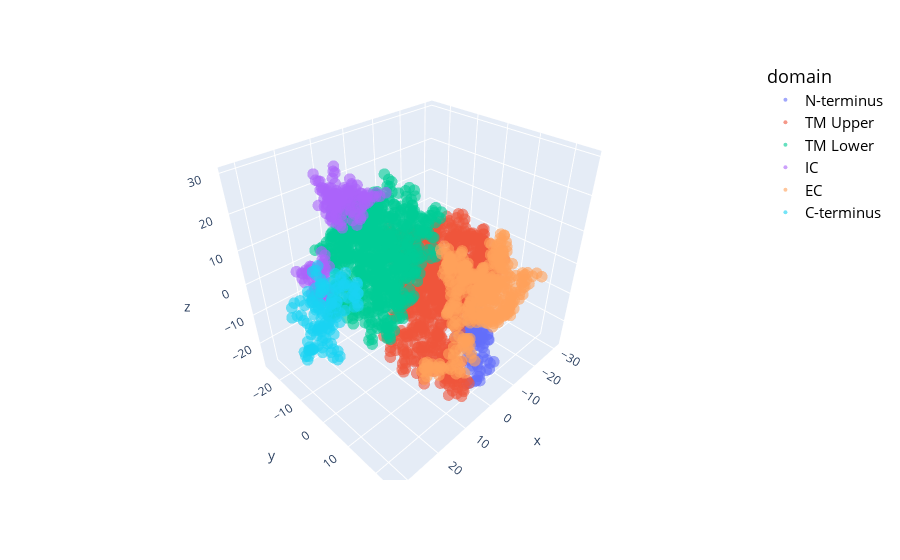

Notebook source saved alongside this figure:
### Code cell
# using backbone here to plot cryoEM as backbone is easier to strategies and visualize 
fig = px.scatter_3d(cryoEM_df, x='x', y='y', z='z',
              color='domain')
fig.update_traces(marker_size=4, opacity = 0.6)
fig.update_layout(
    legend=dict(
        font=dict(
            size=15,
            color="black"
        )
    )
)
fig.show()

### Figure 1 — Plotly figure (JSON) as saved in the notebook; plotly's stock layout.template omitted (floating-point values rounded to 4 significant figures; data arrays with more than 128 entries replaced by an {"elided": "..."} marker saying what was removed)
{"data": [{"hovertemplate": "domain=N-terminus<br>x=%{x}<br>y=%{y}<br>z=%{z}<extra></extra>", "legendgroup": "N-terminus", "marker": {"color": "#636efa", "size": 4, "symbol": "circle"}, "mode": "markers", "name": "N-terminus", "opacity": 0.6, "scene": "scene", "showlegend": true, "type": "scatter3d", "x": [-19.36, -18.83, -17.51, -17.43, -19.85, -16.48, -15.15, -15.04, -16.0, -14.09, -14.28, -14.18, -13.84, -13.54, -12.41, -11.61, -13.15, -14.29, -15.21, -14.44, -16.25, -15.49, -16.4, -12.35, -11.32, -10.47, -11.0, -11.94, -10.98, -10.15, -11.73, -9.15, -8.206, -7.576, -7.023, -7.126, -7.613, -6.441, -8.406, -7.659, -7.04, -5.63, -4.796, -7.889, -8.07, -9.248, -5.347, -4.011, -3.654, -4.51, -2.35, -1.808, -2.029, -1.556, -0.3144, -0.08937, 0.2296, 1.373, -2.726, -2.782, -1.385, -0.5394, -3.667, -4.468, -3.563, -1.146, 0.1516, 1.024, 2.042, 0.6586, 1.412, 1.293, 2.056, 0.9436, -0.5114, -0.6924, -0.9794, 0.3526, 0.2096, 1.486, 1.582, -0.9444, -0.8384, -1.645, -1.966, -1.959, 2.461, 3.733, 4.672, 5.822, 4.388], "y": [4.517, 5.896, 5.854, 5.299, 6.743, 6.448, 6.439, 7.523, 8.226, 6.631, 7.899, 5.524, 7.657, 8.659, 9.558, 9.175, 8.014, 7.358, 8.116, 5.984, 7.517, 5.379, 6.147, 10.76, 11.74, 11.99, 12.22, 13.05, 14.18, 13.8, 15.47, 11.94, 12.11, 13.5, 13.86, 11.03, 9.583, 8.624, 9.323, 14.27, 15.59, 15.55, 16.38, 16.55, 16.0, 16.77, 14.6, 14.47, 15.6, 16.24, 15.83, 16.82, 18.22, 18.5, 16.58, 15.16, 17.63, 14.78, 19.11, 20.5, 21.1, 20.83, 21.2, 20.1, 18.91, 21.93, 22.52, 21.79, 22.34, 20.56, 19.85, 20.54, 20.21, 18.4, 18.14, 18.19, 16.8, 21.47, 22.22, 22.95, 23.4, 23.22, 24.15, 23.67, 22.46, 24.5, 23.07, 23.69, 22.69, 22.54, 24.28], "z": [-22.85, -22.64, -21.89, -20.79, -21.89, -22.47, -21.88, -20.81, -20.49, -22.97, -23.6, -24.0, -20.25, -19.24, -19.71, -20.57, -17.9, -17.18, -16.48, -17.2, -15.81, -16.54, -15.84, -19.15, -19.46, -18.22, -17.14, -19.95, -20.32, -21.53, -20.56, -18.39, -17.3, -17.4, -18.44, -17.33, -17.28, -17.38, -16.01, -16.31, -16.27, -15.7, -16.07, -15.43, -14.11, -16.08, -14.81, -14.27, -13.31, -12.7, -13.19, -12.27, -12.85, -13.96, -12.01, -11.47, -11.04, -11.35, -12.16, -12.63, -12.68, -11.82, -11.58, -10.98, -10.96, -13.69, -13.92, -14.91, -15.34, -15.29, -16.32, -17.67, -18.59, -16.43, -16.84, -18.35, -16.3, -17.82, -19.06, -19.46, -20.61, -18.94, -17.74, -16.55, -16.49, -15.67, -18.56, -18.9, -19.56, -19.14, -17.65]}, {"hovertemplate": "domain=TM Upper<br>x=%{x}<br>y=%{y}<br>z=%{z}<extra></extra>", "legendgroup": "TM Upper", "marker": {"color": "#EF553B", "size": 4, "symbol": "circle"}, "mode": "markers", "name": "TM Upper", "opacity": 0.6, "scene": "scene", "showlegend": true, "type": "scatter3d", "x": {"elided": "760 float values"}, "y": {"elided": "760 float values"}, "z": {"elided": "760 float values"}}, {"hovertemplate": "domain=TM Lower<br>x=%{x}<br>y=%{y}<br>z=%{z}<extra></extra>", "legendgroup": "TM Lower", "marker": {"color": "#00cc96", "size": 4, "symbol": "circle"}, "mode": "markers", "name": "TM Lower", "opacity": 0.6, "scene": "scene", "showlegend": true, "type": "scatter3d", "x": {"elided": "758 float values"}, "y": {"elided": "758 float values"}, "z": {"elided": "758 float values"}}, {"hovertemplate": "domain=IC<br>x=%{x}<br>y=%{y}<br>z=%{z}<extra></extra>", "legendgroup": "IC", "marker": {"color": "#ab63fa", "size": 4, "symbol": "circle"}, "mode": "markers", "name": "IC", "opacity": 0.6, "scene": "scene", "showlegend": true, "type": "scatter3d", "x": {"elided": "168 float values"}, "y": {"elided": "168 float values"}, "z": {"elided": "168 float values"}}, {"hovertemplate": "domain=EC<br>x=%{x}<br>y=%{y}<br>z=%{z}<extra></extra>", "legendgroup": "EC", "marker": {"color": "#FFA15A", "size": 4, "symbol": "circle"}, "mode": "markers", "name": "EC", "opacity": 0.6, "scene": "scene", "showlegend": true, "type": "scatter3d", "x": {"elided": "426 float values"}, "y": {"elided": "426 float values"}, "z": {"elided": "426 float values"}}, {"hovertemplate": "domain=C-terminus<br>x=%{x}<br>y=%{y}<br>z=%{z}<extra></extra>", "legendgroup": "C-terminus", "marker": {"color": "#19d3f3", "size": 4, "symbol": "circle"}, "mode": "markers", "name": "C-terminus", "opacity": 0.6, "scene": "scene", "showlegend": true, "type": "scatter3d", "x": {"elided": "134 float values"}, "y": {"elided": "134 float values"}, "z": {"elided": "134 float values"}}], "layout": {"legend": {"font": {"color": "black", "size": 15}, "title": {"text": "domain"}, "tracegroupgap": 0}, "margin": {"t": 60}, "scene": {"domain": {"x": [0, 1], "y": [0, 1]}, "xaxis": {"title": {"text": "x"}}, "yaxis": {"title": {"text": "y"}}, "zaxis": {"title": {"text": "z"}}}}}
